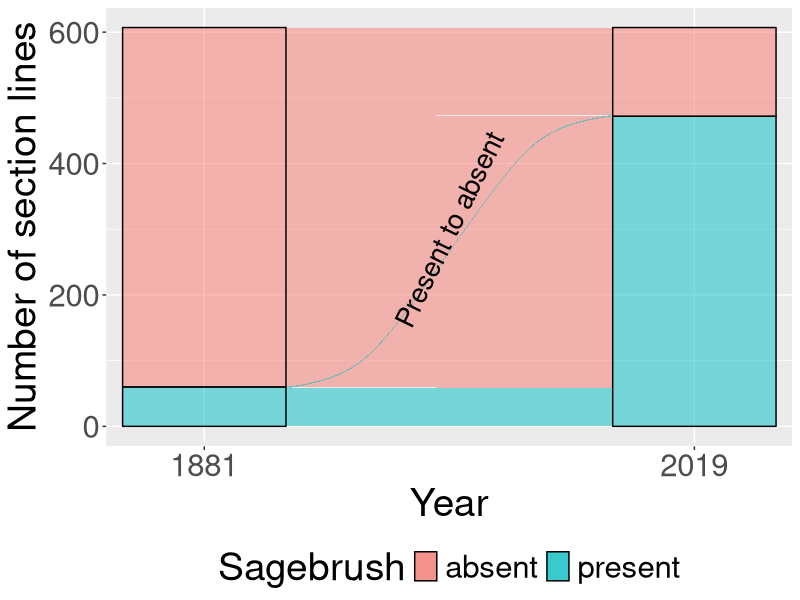
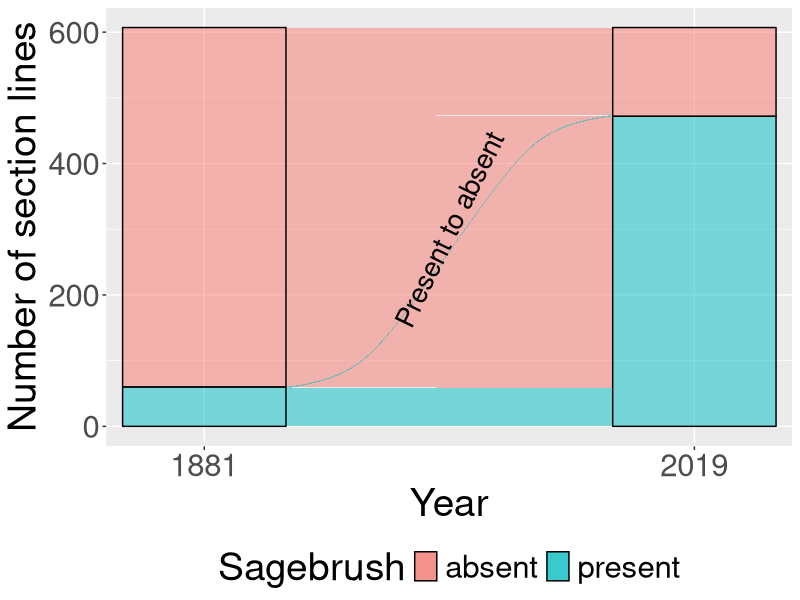

Reproduce these figures in R, in order.
#Final fig 5 10/24/22
#attempting to modify y axis label

#library(sf)
#library(readxl)
library(tidyverse)
library(dplyr)
library(ggplot2)
library(ggalluvial)

#idk whatim doing but im trying
#survey=year
#response=sage

#all_townships <- read.csv("data/all_townships_final.csv")
all_townships <- read.csv("./code/Vaccine_to_Sage/data/all_townships_final.csv") #added pathname to get to data folder in Vaccine_to_Sage folder

all_townships$Sage <- factor(all_townships$Sage)
all_townships$Year <- factor(all_townships$Year)
all_townships$Township <- factor(all_townships$Township)
all_townships$Segment <- factor(all_townships$Segment)

#all_townships$Township <-factor("T31R09","T31R10","T31R11","T30R09","T30R10","T30R11","T29R09","T29R10","T29R11")

#all_townships$Township <- factor(all_townships$Township, levels=c("T31R09","T31R10","T31R11","T30R09","T30R10","T30R11","T29R09","T29R10","T29R11"))

#all_townships$Township <-factor("T31R09", "T31R10", "T31R11","T30R09", "T30R10", "T30R11","T29R09", "T29R10", "T29R11")
#all_townships$Township <-factor("T29R09", "T29R10", "T29R11", "T30R09", "T30R10", "T30R11", "T31R09", "T31R10", "T31R11")
#levels(all_townships$Sage)
#levels(all_townships$Township)
#levels(all_townships$Segment)
Sagebrush <- all_townships$Sage
all_townships$Township <- factor(all_townships$Township, levels=c("T31R09","T31R10","T31R11","T30R09","T30R10","T30R11","T29R09","T29R10","T29R11"))

#all_townships <- all_townships(x = runif(100), y = runif(100), 
                  #Group = gl(5, 20, labels = LETTERS[1:5]))
#head(dat)
#with(dat, levels(Group))
#dat <- transform(dat,
#                          Sage = factor(Sage, rev(levels(Sage))))

#notown <- select(all_townships, -Township)

final <-ggplot(all_townships,
       aes(x = Year, stratum = Sagebrush, alluvium = Segment,
           y = c(1),
           fill = Sagebrush, label = Sagebrush)) +
  scale_x_discrete(expand = c(.1, .1)) +
  geom_flow() +
  geom_stratum(alpha = .5) +
  #facet_wrap(~ Township , scales = "fixed") +
  labs(y="Number of section lines") +
  #geom_text(stat = "stratum", size = 3) +
  theme(legend.position = "bottom") +
  theme(text = element_text(size=28))+ 
  annotate(geom = "text", x = 1.5, y = 300, label = "Present to absent", size=7 , angle=64)
  #ggtitle("Sagebrush presence through time")                                  
  
#ggsave(plot = final, width = 10, height = 10, filename = "./code/Vaccine_to_Sage/figures/final/fig5/sage_all_final_no_text_label.png")

#ggsave(plot = final, device = tiff, width = 10, height = 10, dpi = 301, 
#       filename = "./code/Vaccine_to_Sage/figures/final/fig5/sage_all_final_no_text_label.tiff")

#ggsave(plot = final, device = tiff, width = 10, height = 10, dpi = 301, 
#       filename = "./code/Vaccine_to_Sage/figures/final/fig5/sage_all_final_w_label.tiff")

############################################################################
#final pub ready tiff version w/ label slanted, even!! Boooyaaa!
ggsave(plot = final, device = tiff, width = 10, height = 10, dpi = 301, 
       filename = "./code/Vaccine_to_Sage/figures/final/fig5/Fig5_sage_all_final_w_label1.tiff")
#smaller jpeg version
ggsave(plot = final, device = jpeg, width = 10, height = 10, dpi = 301, 
       filename = "./code/Vaccine_to_Sage/figures/final/fig5/Fig5_sage_all_final_w_label1.jpeg")

